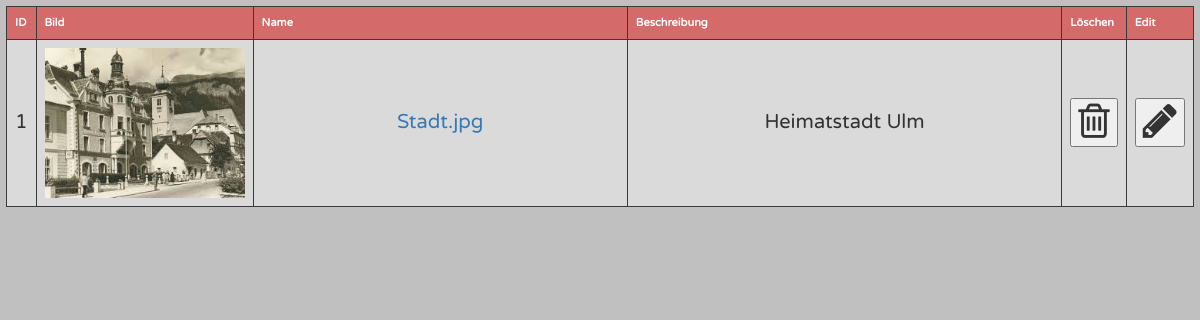
The app's page /privgetbilder.php (signed in) with its own data.
### tables this page shows
CREATE TABLE IF NOT EXISTS `Media` (
`MID` int(11) NOT NULL,
  `OfType` varchar(255) DEFAULT NULL,
  `Name` varchar(255) DEFAULT NULL,
  `User` int(11) DEFAULT NULL,
  `Source1` varchar(255) DEFAULT NULL,
  `Source2` mediumtext
);

### www/privgetbilder.php (the view, shortened to what this page needs)
<!DOCTYPE html>
<html>
<head>
    <link href="css/bootstrap.min.css" rel="stylesheet">
    <link href="css/main.css" rel="stylesheet">
    <link href="css/font-awesome.css" rel="stylesheet">
</head>
<body>
    <?php
  include 'connect_DB.php';
            $q = intval($_GET['q']);
    if($q == 0){
            $query = "SELECT m.MID,.m.Name,Source1,Source2 FROM Media m JOIN User u ON u.UID = m.User WHERE OfType = 'Image' AND u.Public = 0";
			$result = mysqli_query($con, $query);
			echo "<table class='table-style-three' name='ViewTable'>";
			echo "<tr>
                    <th>ID</th>
                    <th>Bild</th>
                    <th>Name</th>
                    <th>Beschreibung</th>
                    <th>Löschen</th>
                    <th>Edit</th>
                  </tr>";
			if (!$result)
			{
			  echo "<tr>
                    <td>1</td>
                        <td>KEIN BILD!</td>
                        <td>Fehler!</td>
                        <td>Beschreibung und so</td>
                        <td class='test'>
                            <button>
                                <div class='delLink'>
                                    <i class='fa fa-trash-o fa-2x' aria-hidden='true'></i>
                                </button>
                        </div>
                        </a>
                        </td>
                </tr>";
			}
			else{
                $i = 0;
				while ($row = mysqli_fetch_array($result))
				{
					$i++;
				  echo "<tr>";
                    echo "<td>". $i ."</td>";
                    echo "<td><img src='". $row['Source1'] . "' alt='Bild' class='zoom' height='150' width='200'></td>";
                    echo "<td><a href='../upload/images/".$row['Name']."'>".$row['Name']."</a> </td>";
                    echo "<td>". $row['Source2'] . "</td>";
					  echo "<td class='test'><form action='MediaDelete.php' method='post' onsubmit='return del()'>
                                                <input type='hidden' name='type' value='Image'>
                                                <input type='hidden' name='ID' value='". $row['MID'] ."'>
                                                <button type='submit' name ='submit' value ='Button'>
                                                    <i class='fa fa-trash-o fa-2x' aria-hidden='true'></i>
                                                </button>
                                            </form>
                            </td>";
                      echo "<td class='test'><form action='MediaEdit.php' method='post'>
                                                    <input type='hidden' name='type' value='Image'>
                                                    <input type='hidden' name='private' value='yes'>
                                                    <input type='hidden' name='ID' value='". $row['MID'] ."'>
                                                    <button type='submit' name ='submit' value ='Button'>
                                                        <i class='fa fa-pencil fa-2x' aria-hidden='true'></i>
                                                    </button>
                                                </form>
                                </td>";
					echo "</tr>";
				}
			}
			echo "</table>";
		}
?>
</body>
</html>

### www/css/main.css (style rules this page uses)
body { --padding-top: 0.5%; --padding-bottom: 0.5%; --padding : 0.5%; background-color: silver; color:black; font-align:middle; font-family: 'NewFont'; }
table.table-style-three { font-family: 'NewFont'; font-size: 11px; color: #333333; border-width: 1px; border-color: #3A3A3A; border-collapse: collapse; margin:0.5%; }
table.table-style-three th { border-width: 1px; padding: 8px; border-style: solid; border-color: #3A3A3A; background-color: #D56A6A; color: #ffffff; }
table.table-style-three tr:nth-child(even) td { background-color: rgba(255,255,255,0.4); }
table.table-style-three td { text-align:center; border-width: 1px; padding: 8px; border-style: solid; border-color: #3A3A3A; background-color: #ffffff; font-size:20px; }
table.table-style-three td:nth-child(3) { width:40% }
table.table-style-three td:nth-child(4) { width:46% }
table.table-style-three td:nth-child(5) { width:2% }
table.table-style-three td:nth-child(6) { width:2% }
img.zoom { width:96; height:72; translation:transform 0.8s; -moz-translation:transform 0.8s; -webkit-translation:transform 0.8s; -o-translation:transform 0.8s; -ms-translation:transform 0.8s; }

### records on screen
media: Source1 (picture), Name "Stadt.jpg", Source2 "Heimatstadt Ulm"
